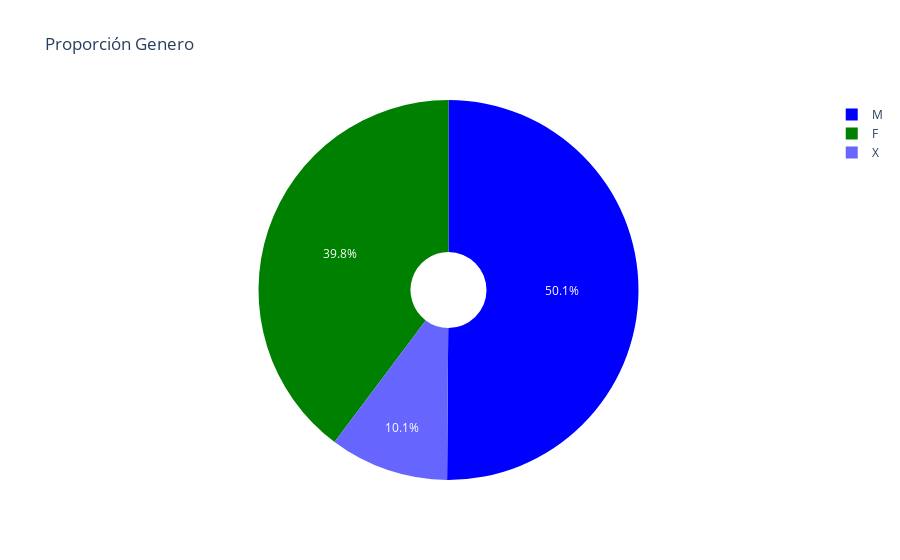
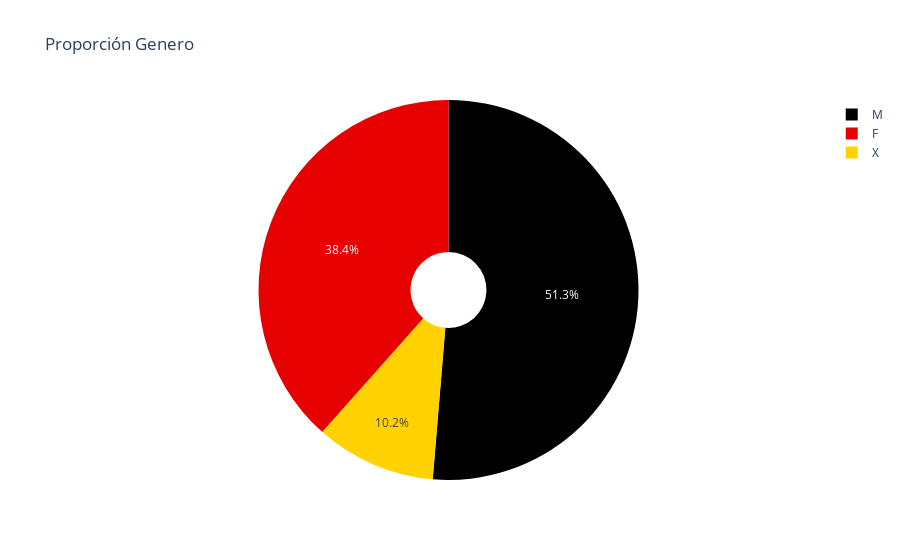

Notebook code for these charts, in order:
### Markdown cell above
¿Qué pasa si borramos el total de filas con algun dato nulo?

### Code cell
totales_con_nulosn = dfn.genero.count()
print(f'Con nulos:\nTotales: {totales_con_nulosn}')
print(f'{dfn.genero.value_counts()}\n')

fig = px.pie(dfn,names='genero',title='Proporción Genero',hole=0.2, color_discrete_sequence=["blue", "green"])
fig.show()


dfn_nonulo=dfn.dropna()

totales_sin_nulosn = dfn_nonulo.genero.count()
print(f'Sin nulos:\nTotales: {totales_sin_nulosn}')
print(f'{dfn_nonulo.genero.value_counts()}\n')
print(f'Se pierde el {round(100*((+totales_con_nulosn - totales_sin_nulosn) / totales_con_nulosn) )} % de los datos de la variable target\n')

fig = px.pie(dfn_nonulo,names='genero',title='Proporción Genero',hole=0.2, color_discrete_sequence=px.colors.sequential.Hot)
fig.show()
#No se desbalancea tanto pero perdemos muchos datos target

### Figure 1 — Plotly figure (JSON) as saved in the notebook; plotly's stock layout.template omitted (floating-point values rounded to 4 significant figures; data arrays with more than 128 entries replaced by an {"elided": "..."} marker saying what was removed)
{"data": [{"domain": {"x": [0, 1], "y": [0, 1]}, "hole": 0.2, "hovertemplate": "genero=%{label}<extra></extra>", "labels": {"elided": "26975 str values"}, "legendgroup": "", "name": "", "showlegend": true, "type": "pie"}], "layout": {"legend": {"tracegroupgap": 0}, "piecolorway": ["blue", "green"], "title": {"text": "Proporción Genero"}}}

### Figure 2 — Plotly figure (JSON) as saved in the notebook; plotly's stock layout.template omitted (floating-point values rounded to 4 significant figures; data arrays with more than 128 entries replaced by an {"elided": "..."} marker saying what was removed)
{"data": [{"domain": {"x": [0, 1], "y": [0, 1]}, "hole": 0.2, "hovertemplate": "genero=%{label}<extra></extra>", "labels": {"elided": "9551 str values"}, "legendgroup": "", "name": "", "showlegend": true, "type": "pie"}], "layout": {"legend": {"tracegroupgap": 0}, "piecolorway": ["rgb(0,0,0)", "rgb(230,0,0)", "rgb(255,210,0)", "rgb(255,255,255)"], "title": {"text": "Proporción Genero"}}}
